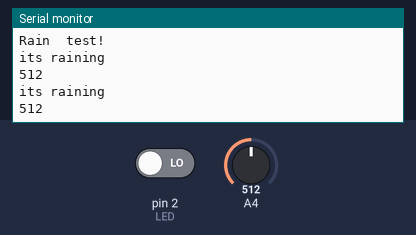
The sketch below on a simulated Arduino Uno, built with avr-gcc and run on an emulated ATmega328P. Shown: the last lines printed to the serial monitor. The test bench sets the inputs (shaded band); at power-on: A4 = 512, pin 2 (LED) LOW.

Above: at 1.8 s.
1.9 s: A4 set to 716
At 2.8 s:
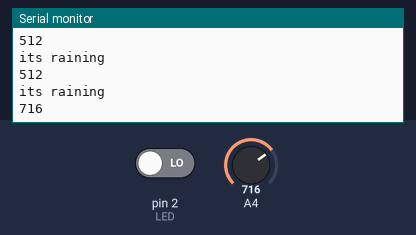
3.4 s: A4 set to 900
At 4.8 s:
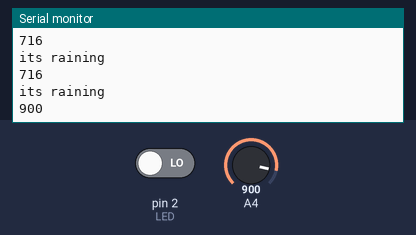
Timing chart, 0 to 6.4 s (numbered marks = the images above; inputs shaded):
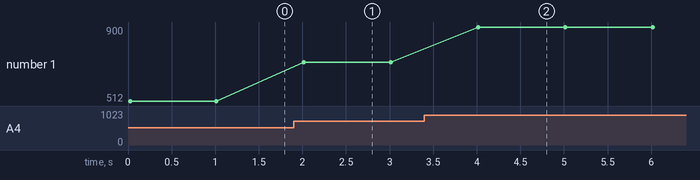

The sketch:

rain.ino
```cpp
#define LED 2

void setup() {
  // Set pin mode
  pinMode(LED,INPUT);
   Serial.begin(9600);
  Serial.println(F("Rain  test!"));
}

void loop() {
  int rain= digitalRead(LED);
  int anarain = analogRead(12);
  if(anarain < 4095){
  Serial.println(F("its raining"));
  }
  else{
    Serial.println(F("not raining"));
  }
   Serial.println(anarain);
  delay(1000);
}
```

Measured:
- after the input at 1.9 s, the serial monitor: prints a new line after 0.11 s (image 1)
- after the input at 3.4 s, the serial monitor: prints a new line after 0.62 s (image 2)
- plotted number 1: 512 → 716 after the input at 1.9 s, 716 → 900 after the input at 3.4 s
